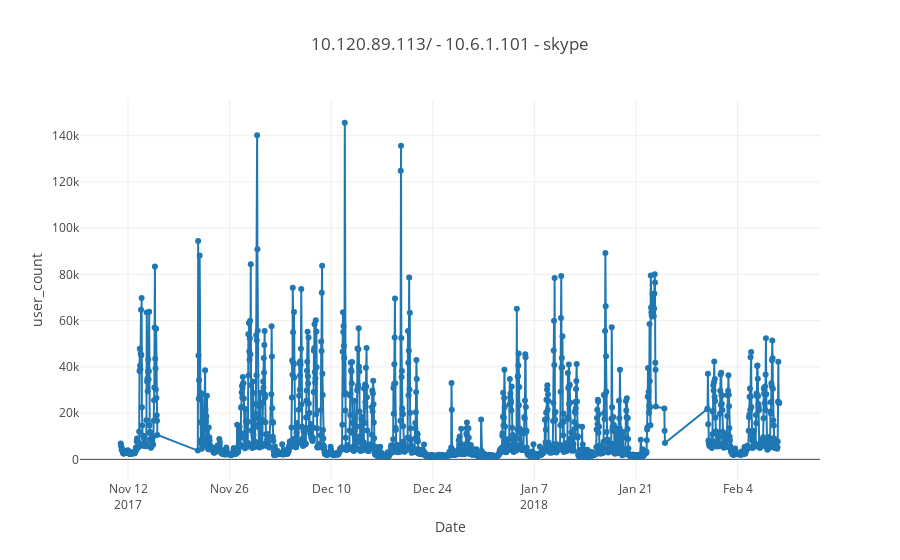

Notebook cell for this chart:
### Markdown cell above
#### 2.

### Code cell
bw_4apps = bw_4apps.sort_values(by='time_stamp')
t = '10.6.16.181/'
s = '10.6.1.101'
a = 'Skype for Business'
bw_4apps1 = bw_4apps[(bw_4apps.target_address==t) & (bw_4apps.source==s)  & (bw_4apps.application==a)]
plot_test(bw_4apps1.index,bw_4apps1.bw,'10.120.89.113/ - 10.6.1.101 - skype ')

### Figure 1 — Plotly figure (JSON) as saved in the notebook; plotly's stock layout.template omitted (floating-point values rounded to 4 significant figures; data arrays with more than 128 entries replaced by an {"elided": "..."} marker saying what was removed)
{"data": [{"mode": "lines+markers", "name": "Actual", "type": "scatter", "x": {"elided": "1874 str values"}, "y": {"elided": "1874 float values"}}], "layout": {"title": "10.120.89.113/ - 10.6.1.101 - skype ", "xaxis": {"title": "Date"}, "yaxis": {"title": "user_count"}}}
